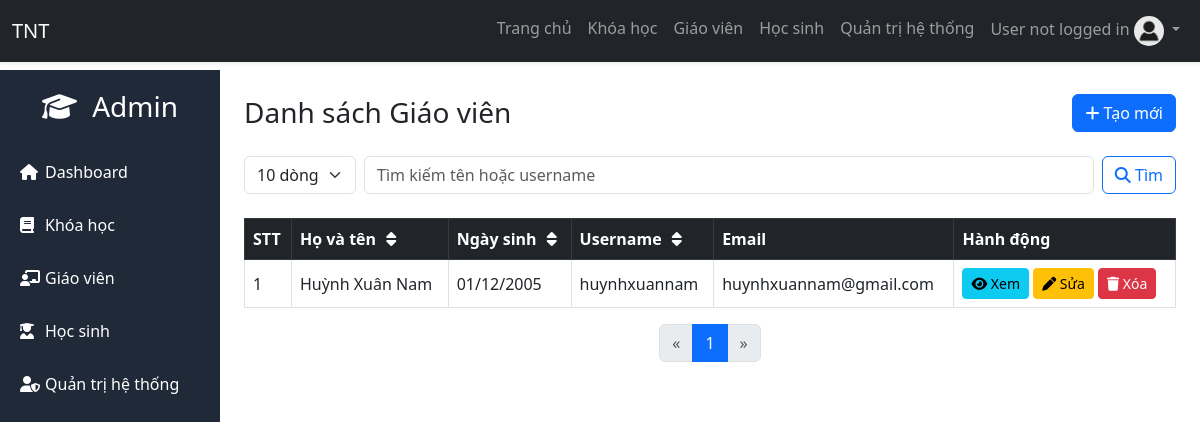
Before: /admin/teacher.php with the older database file.
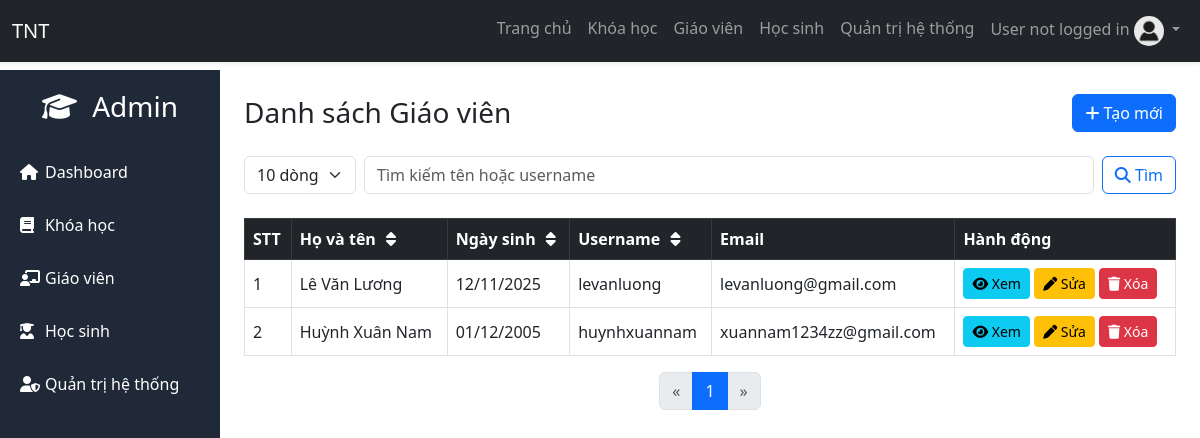
After: the same page with the newer database file.
### tables this page shows
CREATE TABLE `user_account` (
  `account_id` bigint(20) NOT NULL,
  `username` varchar(255) NOT NULL,
  `password` varchar(255) NOT NULL,
  `user_id` bigint(20) NOT NULL,
  `reset_token` varchar(64) DEFAULT NULL,
  `reset_token_expiry` datetime DEFAULT NULL
);

CREATE TABLE `user` (
  `user_id` bigint(20) NOT NULL,
  `full_name` varchar(50) NOT NULL,
  `date_of_birth` date NOT NULL,
  `gender` char(1) NOT NULL,
  `address` varchar(255) NOT NULL,
  `phone` varchar(15) NOT NULL,
  `email` varchar(255) NOT NULL,
  `citizen_id` varchar(15) NOT NULL,
  `image` varchar(255) DEFAULT NULL,
  `verification_code` varchar(10) NOT NULL,
  `email_verified_at` datetime DEFAULT NULL
);

### admin/teacher.php (the view, shortened to what the changed rows need)
<?php
include("layout.php");
include_once('../config/connect.php');
$limit = isset($_GET['limit']) ? intval($_GET['limit']) : 10;
$page = isset($_GET['page']) ? intval($_GET['page']) : 1;
$offset = ($page - 1) * $limit;
$tukhoa = isset($_GET['tukhoa']) ? trim($_GET['tukhoa']) : '';
$keyword_sql = '';
$sort = isset($_GET['sort']) ? $_GET['sort'] : 'user_id';
$order = isset($_GET['order']) ? $_GET['order'] : 'desc';
$order_sql = " ORDER BY $sort $order ";
function sort_link($field, $current_sort, $current_order, $limit, $tukhoa, $page){
    $next_order = ($current_sort == $field && $current_order == 'asc') ? 'desc' : 'asc';
    $icon = "";
    if($current_sort == $field){
        $icon = $current_order == 'asc'
            ? '<i class="fa-solid fa-arrow-up-short-wide"></i>'
            : '<i class="fa-solid fa-arrow-down-short-wide"></i>';
    } else {
        $icon = '<i class="fa-solid fa-sort"></i>';
    }
    return "<a href='?sort=$field&order=$next_order&limit=$limit&tukhoa=$tukhoa&page=$page' style='color:white; text-decoration:none'>$icon</a>";
}
$total_result = $dbconnect->query("SELECT COUNT(*) AS total
    FROM user us
    INNER JOIN user_role ur ON us.user_id=ur.user_id
    INNER JOIN user_account ua ON us.user_id=ua.user_id
    WHERE ur.role_id=2 $keyword_sql");
$total_row = $total_result->fetch_assoc();
$total_records = $total_row['total'];
$total_pages = max(1, ceil($total_records / $limit));
$sql_teacher = "SELECT us.*, ua.username
    FROM user us
    INNER JOIN user_role ur ON us.user_id=ur.user_id
    INNER JOIN user_account ua ON us.user_id=ua.user_id
    WHERE ur.role_id=2 $keyword_sql
    $order_sql
    LIMIT $limit OFFSET $offset";
$result_teacher = $dbconnect->query($sql_teacher);
?>
<!DOCTYPE html>
<html lang="vi">
<head>
<link href="https://cdn.jsdelivr.net/npm/bootstrap@5.3.0/dist/css/bootstrap.min.css" rel="stylesheet">
<link href="https://cdnjs.cloudflare.com/ajax/libs/font-awesome/6.5.0/css/all.min.css" rel="stylesheet">
</head>
<body>
<?php include "sidebar.php"; ?>
<div class="main p-4" id="mainContent">
    <?php if($total_records == 0): ?>
        <div class="alert alert-warning text-center">Không có dữ liệu.</div>
    <?php else: ?>
    <div class="table-responsive">
        <table class="table table-bordered table-hover align-middle">
            <thead class="table-dark">
                <tr>
                    <th>STT</th>
                    <th>
                        Họ và tên
                        <?= sort_link("full_name", $sort, $order, $limit, $tukhoa, $page) ?>
                    </th>
                    <th>
                        Ngày sinh
                        <?= sort_link("date_of_birth", $sort, $order, $limit, $tukhoa, $page) ?>
                    </th>
                    <th>
                        Username
                        <?= sort_link("username", $sort, $order, $limit, $tukhoa, $page) ?>
                    </th>
                    <th>Email</th>
                    <th>Hành động</th>
                </tr>
            </thead>
            <tbody>
            <?php
            $i = $offset + 1;
            while($row = $result_teacher->fetch_assoc()):
            ?>
                <tr>
                    <td><?= $i++ ?></td>
                    <td><?= htmlspecialchars($row['full_name']) ?></td>
                    <td><?= date('d/m/Y', strtotime($row['date_of_birth'])) ?></td>
                    <td><?= htmlspecialchars($row['username']) ?></td>
                    <td><?= htmlspecialchars($row['email']) ?></td>
                    <td>
                        <a class="btn btn-info btn-sm" href="account_view.php?user_id=<?= $row['user_id'] ?>&role_id=2&role_name=teacher">
                            <i class="fa-solid fa-eye"></i> Xem
                        </a>
                        <a class="btn btn-warning btn-sm" href="account_edit.php?user_id=<?= $row['user_id'] ?>&role_id=2&role_name=teacher">
                            <i class="fa-solid fa-pen"></i> Sửa
                        </a>
                        <button class="btn btn-danger btn-sm" data-bs-toggle="modal" data-bs-target="#deleteModal"
                                data-id="<?= $row['user_id'] ?>">
                            <i class="fa-solid fa-trash"></i> Xóa
                        </button>
                    </td>
                </tr>
            <?php endwhile; ?>
            </tbody>
        </table>
    </div>
    <nav>
        <ul class="pagination justify-content-center">
            <?php for($p=1;$p<=$total_pages;$p++): ?>
                <li class="page-item <?= $p==$page?'active':'' ?>">
                    <a class="page-link" href="?page=<?= $p ?>&limit=<?= $limit ?>&sort=<?= $sort ?>&order=<?= $order ?>&tukhoa=<?= $tukhoa ?>">
                        <?= $p ?>
                    </a>
                </li>
            <?php endfor; ?>
        </ul>
    </nav>
    <?php endif; ?>
</div>
</body>
</html>

Changed rows visible on the page:
added user_account: user.full_name "Lê Văn Lương", user.date_of_birth "12/11/2025", username "levanluong", user.email "levanluong@gmail.com"
changed through a linked row, user_account "huynhxuannam": user.email "huynhxuannam@gmail.com" → "xuannam1234zz@gmail.com"
